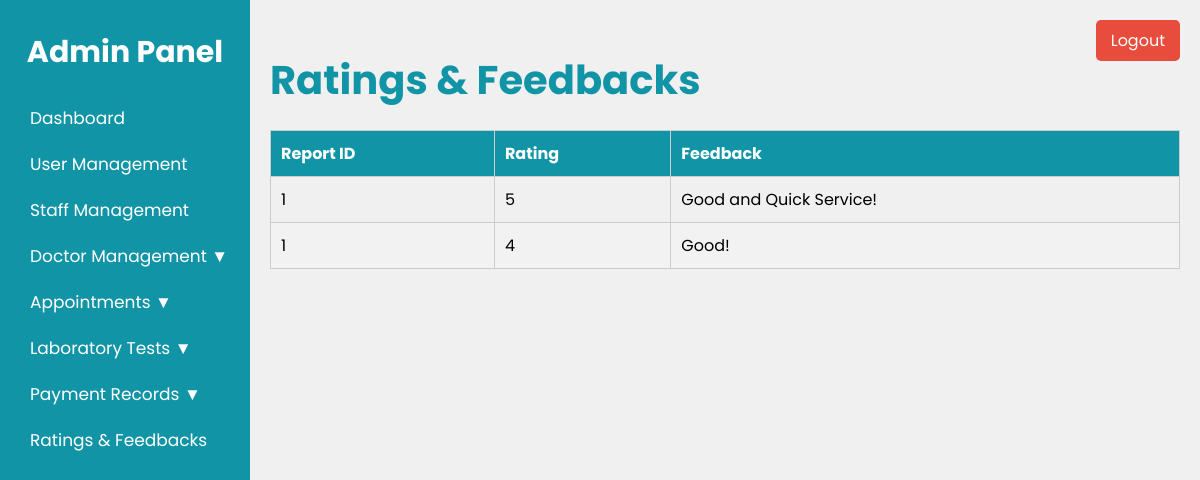
Page /Admin/feedback.php (signed in) on the committed database.
### tables this page shows
CREATE TABLE IF NOT EXISTS `report_feedback` (
  `id` int NOT NULL AUTO_INCREMENT,
  `report_id` int DEFAULT NULL,
  `rating` int DEFAULT NULL,
  `feedback` text,
  `is_submitted` tinyint(1) DEFAULT '0',
  PRIMARY KEY (`id`),
  KEY `fk_report` (`report_id`)
);

### Admin/feedback.php (the view, shortened to what this page needs)
<?php
include('connect.php');
$feedbacks = [];
$sql = "SELECT * FROM report_feedback";
$result = $conn->query($sql);
if ($result->num_rows > 0) {
    while ($row = $result->fetch_assoc()) {
        $feedbacks[] = $row;
    }
}
?>
<!DOCTYPE html>
<html>
<head>
    <link rel="stylesheet" type="text/css" href="feedback.css">
</head>
<body>
    <div class="admin-container">
        <nav class="sidebar">
            <h2>Admin Panel</h2>
            <ul>
                <li><a href="dashboard.php">Dashboard</a></li>
                <li><a href="user_management.php">User Management</a></li>
                <li><a href="staff_management.php">Staff Management</a></li>
                <li>
                    <a href="#">Doctor Management ▼</a>
                </li>
                <li>
                    <a href="#">Appointments ▼</a>
                </li>
                <li>
                    <a href="#">Laboratory Tests ▼</a>
                </li>
                <li>
                    <a href="#">Payment Records ▼</a>
                </li>
                <li><a href="feedback.php">Ratings & Feedbacks</a></li>
            </ul>
        </nav>
        <div class="main-content">
            <h1 class="tittle">Ratings & Feedbacks</h1>
            <table class="feedback-table">
                <thead>
                    <tr>
                        <th>Report ID</th>
                        <th>Rating</th>
                        <th>Feedback</th>
                    </tr>
                </thead>
                <tbody>
                    <?php foreach ($feedbacks as $feedback): ?>
                        <tr>
                            <td><?php echo $feedback['report_id']; ?></td>
                            <td><?php echo $feedback['rating']; ?></td>
                            <td><?php echo $feedback['feedback']; ?></td>
                        </tr>
                    <?php endforeach; ?>
                </tbody>
            </table>
        </div>
    </div>
    <a href="logout.php" class="logout-btn">Logout</a>
</body>
</html>

### Admin/feedback.css (style rules this page uses)
* { margin: 0; padding: 0; font-family: "Poppins", sans-serif; box-sizing: border-box; }
body { background-color: #f0f0f0; }
.admin-container { display: flex; flex-direction: row; }
.sidebar { width: 250px; background-color: #1294A7; color: white; height: 100vh; padding-top: 20px; display: flex; flex-direction: column; position: fixed; }
.sidebar h2 { color: white; text-align: center; padding-top: 10px; margin-bottom: 20px; font-size: 30px; }
.sidebar ul { list-style-type: none; padding: 0; }
.sidebar ul li { font-size: 17px; padding: 10px 20px; }
.sidebar ul li a { color: white; text-decoration: none; display: block; padding-left:10px; border-radius: 5px; transition:transform 0.3s, background-color 0.3s ease; }
.main-content { flex-grow: 1; margin-top: 30px; padding: 20px; margin-left: 250px; }
.main-content .tittle { color: #1294A7; font-size: 40px; }
.logout-btn { position: fixed; top: 20px; right: 20px; background-color: #e74c3c; text-align: center; color: white; padding: 8px 15px; border: none; border-radius: 5px; text-decoration: none; transition: background-color 0.3s ease; }
.feedback-table { width: 100%; margin-top: 20px; border-collapse: collapse; }
.feedback-table th, .feedback-table td { border: 1px solid #ccc; padding: 10px; text-align: left; }
.feedback-table th { background-color: #1294A7; color: white; }
.feedback-table tr:nth-child(even) { background-color: #f2f2f2; }

### rows in the picture
report_feedback: report "1", rating "5", feedback "Good and Quick Service!"
report_feedback: report "1", rating "4", feedback "Good!"
